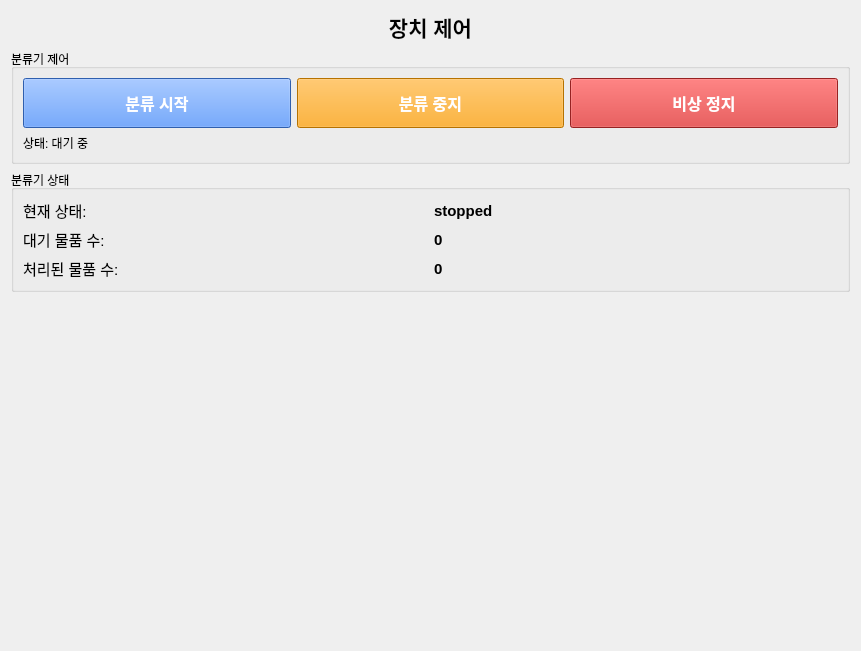
<?xml version="1.0" encoding="UTF-8"?>
<ui version="4.0">
 <class>Form</class>
 <widget class="QWidget" name="Form">
  <property name="geometry">
   <rect>
    <x>0</x>
    <y>0</y>
    <width>861</width>
    <height>651</height>
   </rect>
  </property>
  <property name="windowTitle">
   <string>Form</string>
  </property>
  <layout class="QVBoxLayout" name="verticalLayout">
   <item>
    <widget class="QLabel" name="title_label">
     <property name="font">
      <font>
       <pointsize>16</pointsize>
       <weight>75</weight>
       <bold>true</bold>
      </font>
     </property>
     <property name="text">
      <string>장치 제어</string>
     </property>
     <property name="alignment">
      <set>Qt::AlignCenter</set>
     </property>
    </widget>
   </item>
   <item>
    <widget class="QGroupBox" name="groupBox">
     <property name="title">
      <string>분류기 제어</string>
     </property>
     <layout class="QVBoxLayout" name="verticalLayout_2">
      <item>
       <layout class="QHBoxLayout" name="horizontalLayout">
        <item>
         <widget class="QPushButton" name="btn_start_sorting">
          <property name="minimumSize">
           <size>
            <width>120</width>
            <height>50</height>
           </size>
          </property>
          <property name="font">
           <font>
            <pointsize>12</pointsize>
            <weight>75</weight>
            <bold>true</bold>
           </font>
          </property>
          <property name="styleSheet">
           <string notr="true">background-color: #4285F4; color: white;</string>
          </property>
          <property name="text">
           <string>분류 시작</string>
          </property>
         </widget>
        </item>
        <item>
         <widget class="QPushButton" name="btn_stop_sorting">
          <property name="minimumSize">
           <size>
            <width>120</width>
            <height>50</height>
           </size>
          </property>
          <property name="font">
           <font>
            <pointsize>12</pointsize>
            <weight>75</weight>
            <bold>true</bold>
           </font>
          </property>
          <property name="styleSheet">
           <string notr="true">background-color: #FFA000; color: white;</string>
          </property>
          <property name="text">
           <string>분류 중지</string>
          </property>
         </widget>
        </item>
        <item>
         <widget class="QPushButton" name="btn_emergency_stop">
          <property name="minimumSize">
           <size>
            <width>120</width>
            <height>50</height>
           </size>
          </property>
          <property name="font">
           <font>
            <pointsize>12</pointsize>
            <weight>75</weight>
            <bold>true</bold>
           </font>
          </property>
          <property name="styleSheet">
           <string notr="true">background-color: #D32F2F; color: white;</string>
          </property>
          <property name="text">
           <string>비상 정지</string>
          </property>
         </widget>
        </item>
       </layout>
      </item>
      <item>
       <widget class="QLabel" name="status_label">
        <property name="text">
         <string>상태: 대기 중</string>
        </property>
       </widget>
      </item>
     </layout>
    </widget>
   </item>
   <item>
    <widget class="QGroupBox" name="groupBox_2">
     <property name="title">
      <string>분류기 상태</string>
     </property>
     <layout class="QGridLayout" name="gridLayout">
      <item row="0" column="0">
       <widget class="QLabel" name="label">
        <property name="font">
         <font>
          <pointsize>11</pointsize>
         </font>
        </property>
        <property name="text">
         <string>현재 상태:</string>
        </property>
       </widget>
      </item>
      <item row="0" column="1">
       <widget class="QLabel" name="status_value">
        <property name="font">
         <font>
          <pointsize>11</pointsize>
          <weight>75</weight>
          <bold>true</bold>
         </font>
        </property>
        <property name="text">
         <string>stopped</string>
        </property>
       </widget>
      </item>
      <item row="1" column="0">
       <widget class="QLabel" name="label_2">
        <property name="font">
         <font>
          <pointsize>11</pointsize>
         </font>
        </property>
        <property name="text">
         <string>대기 물품 수:</string>
        </property>
       </widget>
      </item>
      <item row="1" column="1">
       <widget class="QLabel" name="waiting_count">
        <property name="font">
         <font>
          <pointsize>11</pointsize>
          <weight>75</weight>
          <bold>true</bold>
         </font>
        </property>
        <property name="text">
         <string>0</string>
        </property>
       </widget>
      </item>
      <item row="2" column="0">
       <widget class="QLabel" name="label_3">
        <property name="font">
         <font>
          <pointsize>11</pointsize>
         </font>
        </property>
        <property name="text">
         <string>처리된 물품 수:</string>
        </property>
       </widget>
      </item>
      <item row="2" column="1">
       <widget class="QLabel" name="processed_count">
        <property name="font">
         <font>
          <pointsize>11</pointsize>
          <weight>75</weight>
          <bold>true</bold>
         </font>
        </property>
        <property name="text">
         <string>0</string>
        </property>
       </widget>
      </item>
     </layout>
    </widget>
   </item>
   <item>
    <spacer name="verticalSpacer">
     <property name="orientation">
      <enum>Qt::Vertical</enum>
     </property>
     <property name="sizeHint" stdset="0">
      <size>
       <width>20</width>
       <height>40</height>
      </size>
     </property>
    </spacer>
   </item>
  </layout>
 </widget>
 <resources/>
 <connections/>
</ui>
